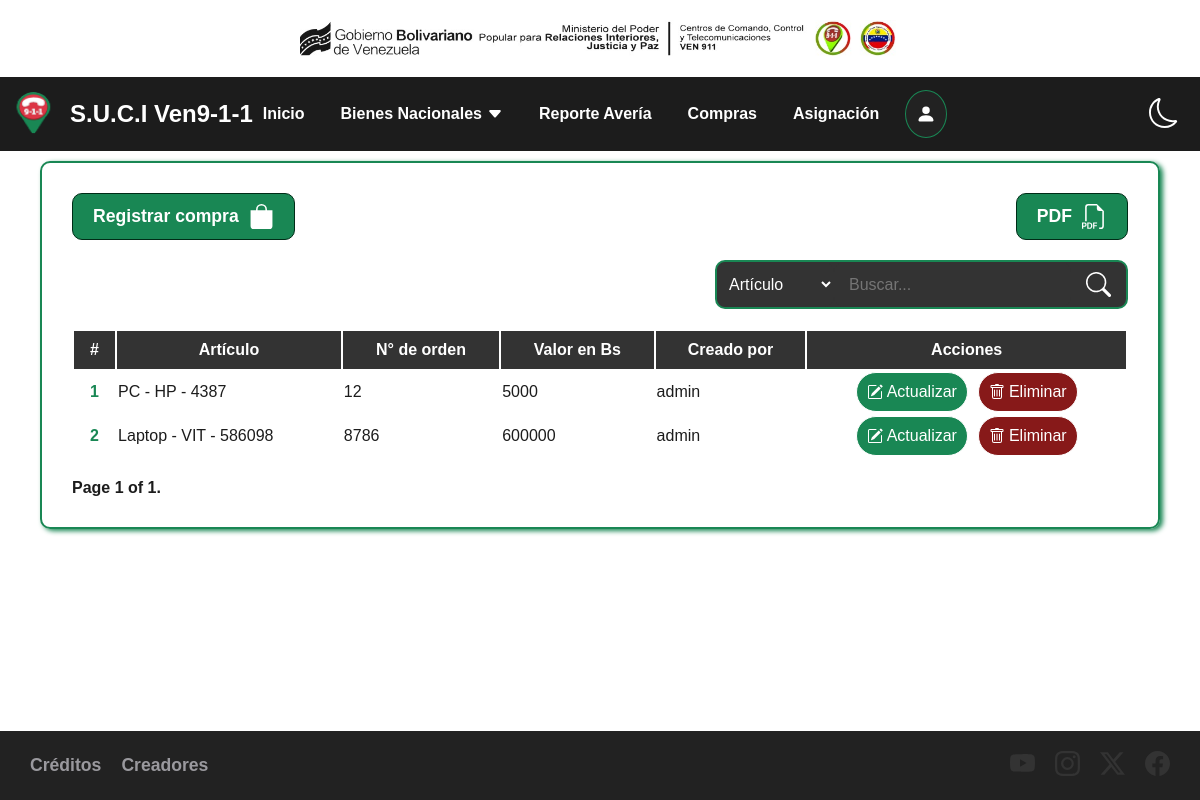
The app's page /bienes/compra with its own data.
### administracion/models.py (models this page shows)
class Compra(models.Model):
    articulo = models.ForeignKey(Articulo, on_delete=models.CASCADE)
    n_orden = models.IntegerField()
    valor_bs = models.IntegerField()
    user = models.ForeignKey(User, on_delete=models.CASCADE)
    created_at = models.DateTimeField(default=timezone.now)

class Articulo(models.Model):
    descripcion = models.TextField(max_length=255)
    marca = models.CharField(max_length=255, blank=True, null=True)
    modelo = models.CharField(max_length=255, blank=True, null=True)
    serial = models.CharField(max_length=255, blank=True, null=True)
    placa = models.CharField(max_length=255, blank=True, null=True)
    cantidad_combustible = models.IntegerField(blank=True, null=True)
    codigo_bn = models.CharField(max_length=255, blank=True, null=True)
    cantidad = models.IntegerField()
    tipo_articulo = models.ForeignKey(TipoArticulo, on_delete=models.CASCADE)
    condicion = models.ForeignKey(Condicion, on_delete=models.CASCADE)
    fecha_adq = models.DateField()
    asignado = models.BooleanField(default=False)
    user = models.ForeignKey(User, on_delete=models.CASCADE)
    created_at = models.DateTimeField(default=timezone.now)
    def __str__(self):
        return self.descripcion + ' - ' + str(self.marca) + ' - ' + str(self.modelo)

### administracion/views.py (the view)
# urls.py: path('bienes/compra', views.compra, name='compra'),
def compra(request):
    compra = Compra.objects.filter()
    paginator = Paginator(compra, 10)  # Show 10 per page.
    page_number = request.GET.get("page", 1)
    page_obj = paginator.get_page(page_number)
    return render(request, 'compra/compra.html', {
        'compra': paginator.page(page_number),
        'page_obj': page_obj
    })

### administracion/templates/compra/compra.html (shortened to what this page needs)
{% extends 'base.html' %}
{% block content %}
    <main class="content">
        <div class="noPrint content-buttons">
            <div>
                <a href="{% url 'create_compra' %}">
                    <span>Registrar compra</span>
                    <svg xmlns="http://www.w3.org/2000/svg" width="25" height="25" fill="currentColor" class="bi bi-bag-fill" viewBox="0 0 16 16">
                        <path d="M8 1a2.5 2.5 0 0 1 2.5 2.5V4h-5v-.5A2.5 2.5 0 0 1 8 1m3.5 3v-.5a3.5 3.5 0 1 0-7 0V4H1v10a2 2 0 0 0 2 2h10a2 2 0 0 0 2-2V4z"/>
                    </svg>
                </a>
            </div>
            <div>
                <a onclick="window.print()">
                    <span>PDF</span>
                </a>
            </div>
        </div>
        <div class="noPrint content-search">
            <form action="{% url 'search_compra' %}" method="GET">
                <select name="option" id="option">
                    <option value="articulo">Artículo</option>
                </select>
                <input name="q" type="search" placeholder="Buscar..." aria-label="Search">
                <svg xmlns="http://www.w3.org/2000/svg" width="25" height="25" fill="currentColor" class="bi bi-search" viewBox="0 0 16 16">
                    <path d="M11.742 10.344a6.5 6.5 0 1 0-1.397 1.398h-.001q.044.06.098.115l3.85 3.85a1 1 0 0 0 1.415-1.414l-3.85-3.85a1 1 0 0 0-.115-.1zM12 6.5a5.5 5.5 0 1 1-11 0 5.5 5.5 0 0 1 11 0"/>
                </svg>
            </form>
        </div>
        <table class="content-table">
            <thead>
                <tr>
                    <th scope="col">#</th>
                    <th scope="col">Artículo</th>
                    <th scope="col">N° de orden</th>
                    <th scope="col">Valor en Bs</th>
                    <th scope="col">Creado por</th>
                    <th class="noPrint" scope="col">Acciones</th>
                </tr>
            </thead>
            <tbody>
                {% for com in compra %}
                <tr>
                    <th scope="row">{{ com.id }}</th>
                    <td>{{ com.articulo }}</td>
                    <td>{{ com.n_orden }}</td>
                    <td>{{ com.valor_bs }}</td>
                    <td>{{ com.user }}</td>
                    <td class="noPrint">
                        <div>
                            <a href="{% url 'update_compra' com.id %}">
                                Actualizar
                            </a>
                            <form action="{% url 'delete_compra' com.id %}" method="POST">
                                <button>
                                    Eliminar
                                </button>
                            </form>
                        </div>
                    </td>
                </tr>
                {% endfor %}
            </tbody>
        </table>
        <div class="pagination">
            <span class="step-links">
                <span class="current">
                    Page {{ page_obj.number }} of {{ page_obj.paginator.num_pages }}.
                </span>
            </span>
        </div>
    </main>
{% endblock %}

### administracion/static/css/main.css (style rules this page uses)
:root { --grid-unit: 1rem; --border-radius-base: 0.5rem; }
[data-theme="light"] { --color-bg: #ffffff; --color-fg: #1c1c1c; }
body { background-color: var(--color-bg); color: var(--color-fg); margin: 0; font-family: sans-serif; }

### records on screen
Compra: id "1", articulo "PC - HP - 4387", n_orden "12", valor_bs "5000", user "admin"
Compra: id "2", articulo "Laptop - VIT - 586098", n_orden "8786", valor_bs "600000", user "admin"

### other values on screen
{{ page_obj.number }} "1"
{{ page_obj.paginator.num_pages }} "1"
